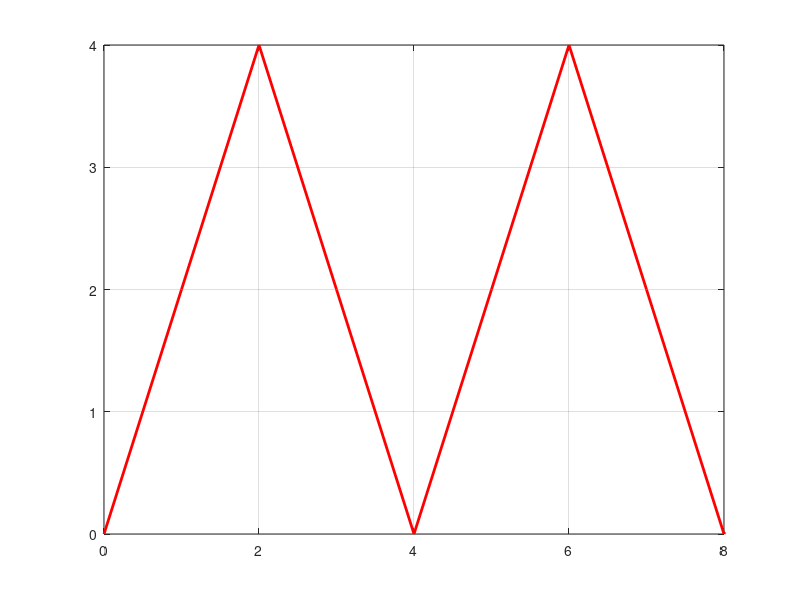

MATLAB code for this plot:
% triangle wave demo
% Define some parameters that define the triangle wave.
elementsPerHalfPeriod = 3; % N-1 of elements in each rising or falling section.
amplitude = 4; % Peak-to-peak amplitude.
verticalOffset = 0; % Also acts as a phase shift.
numberOfPeriods = 4; % How many replicates of the triangle you want.

% Construct one cycle, up and down.
risingSignal = linspace(0, amplitude, elementsPerHalfPeriod);
fallingSignal = linspace(amplitude, 0, elementsPerHalfPeriod);
% Combine rising and falling sections into one single triangle.
oneCycle = [risingSignal, fallingSignal(2:end-1)] + verticalOffset;
x = 0 : length(oneCycle)-1;

% Now replicate this cycle several (numberOfPeriods) times.
triangleWaveform = repmat(oneCycle, [1 numberOfPeriods]);
x = 0 : length(triangleWaveform)-1;

% Now plot the triangle wave.
plot(x, triangleWaveform, 'r', 'linewidth', 2);
axis([0 8])
grid on;